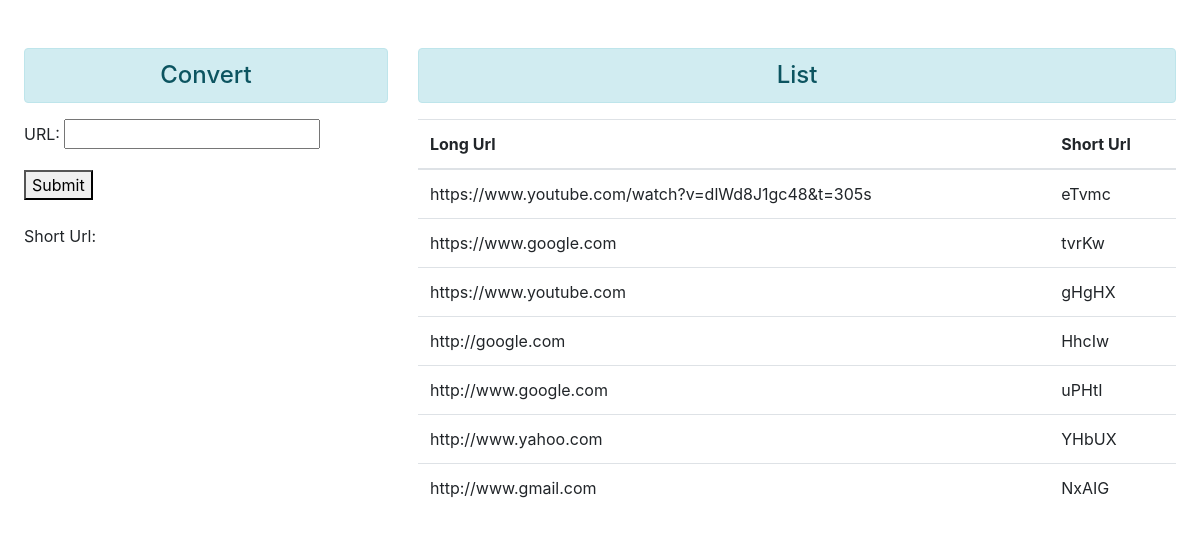
Page /createUI/ on the committed database.
### shortner/models.py (models this page shows, shortened)
class ShortUrl(models.Model):
    short_url = models.CharField(max_length=20)
    long_url = models.URLField("URL",unique=True)

### shortner/views.py (the view)
# urls.py: path('createUI/', views.create,name='createUI'),
def create(request):
    token = ''
    if request.method == 'POST':
        obj = ShortUrl.objects.all()
        fm = URLForm(request.POST)
        if fm.is_valid():
            Url = fm.save(commit = False)
            token = Shortnerclass().generateToken()
            Url.short_url = token
            Url.save()
    else:
        fm = URLForm()
        obj = ShortUrl.objects.all()
    return render(request,'Home.html',{'form':fm,'token':token,'obj':obj})

### shortner/forms.py
class URLForm(forms.ModelForm):
    class Meta:
        model = ShortUrl
        fields = ['long_url']

### shortner/templates/Home.html (shortened to what this page needs)
<!DOCTYPE html>
{% load static %}
<html lang="en">
<head>
     <link rel="stylesheet" href="{% static 'assets/css/bootstrap.min.css' %}">
</head>
<body>
	<div class="row mt-4 p-4">
		<div class="col-sm-4">
			<h4 class="text-center alert alert-info">Convert</h4>
    <form action="" method="post" novalidate>{% csrf_token %}
    {{form.as_p}}
<button type="submit">Submit</button>
    </form>
    <br>Short Url: {{token}}
	</div>
    <div class="col-sm-8">
    	<h4 class="text-center alert alert-info">List</h4>
    <div class="panel-body table-responsive">
    <table class="table table-hover" id="mytable">
<thead>
<tr>
<th scope="col">Long Url</th>
<th scope="col">Short Url</th>
</tr>
</thead>
<tbody id = "tbody1">
{% for i in obj %}
<tr id="trid1" class='clickable-row' data-href="{% url 'display' i.short_url %}">
<td>{{i.long_url}}</td>
<td>{{i.short_url}}</td>
</tr>
{% endfor %}
</tbody>
</table>
	</div>
	</div>
</body>
</html>

### rows in the picture
ShortUrl: long_url "https://www.youtube.com/watch?v=dlWd8J1gc48&t=305s", short_url "eTvmc"
ShortUrl: long_url "https://www.google.com", short_url "tvrKw"
ShortUrl: long_url "https://www.youtube.com", short_url "gHgHX"
ShortUrl: long_url "http://google.com", short_url "HhcIw"
ShortUrl: long_url "http://www.google.com", short_url "uPHtI"
ShortUrl: long_url "http://www.yahoo.com", short_url "YHbUX"
ShortUrl: long_url "http://www.gmail.com", short_url "NxAIG"
